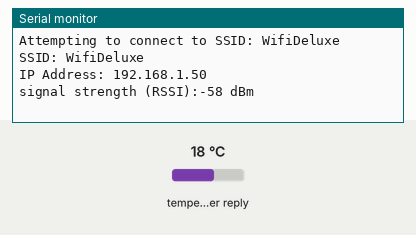
A sketch run on a simulated Arduino Uno R4 WiFi. Shown: the last lines printed to the serial monitor. Inputs (shaded band) come from the test bench; at power-on: temperature in the weather reply 18 °C. WiFi joins after 1.5 s; servers stay silent unless stated; web services answer with replies made up by the test bench.

Above: at 2.7 s.
2.8 s: temperature in the weather reply set to -14 °C
At 11.4 s:
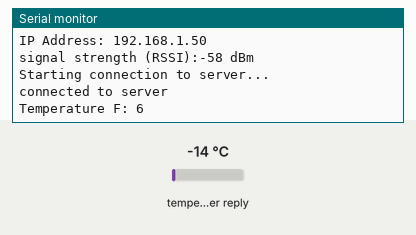
11.7 s: temperature in the weather reply set to -1 °C
At 20.36 s:
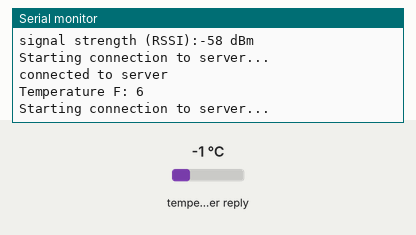

The sketch:

weatherApi.ino
```cpp
// WiFiWeatherStation.ino
//#include "Arduino_LED_Matrix.h"
// #include "numbers.h"

#include "WiFiS3.h"
#include <Arduino_JSON.h>
#include <assert.h>

//#include "arduino_secrets.h"

unsigned long lastConnectionTime = 0;               // last time you connected to the server, in milliseconds
const unsigned long postingInterval = 10L * 1000L;  // delay between updates, in milliseconds
JSONVar myObject;
unsigned char frame[8][12];
int temperature = 0;
///////please enter your sensitive data in the Secret tab/arduino_secrets.h
char ssid[] = "WifiDeluxe";  // your network SSID (name)
char pass[] = "fruitsandvegetables";  // your network password (use for WPA, or use as key for WEP)
int keyIndex = 0;           // your network key index number (needed only for WEP)

int status = WL_IDLE_STATUS;
// if you don't want to use DNS (and reduce your sketch size)
// use the numeric IP instead of the name for the server:
//IPAddress server(202,61,229,161);  // numeric IP for api.open-meteo.com (no DNS)
char server[] = "api.open-meteo.com";  // name address for api.open-meteo.com (using DNS)
// https://api.open-meteo.com/v1/forecast?latitude=41.6561&longitude=-0.8773&current_weather=true&timezone=Europe%2FBerlin

// Initialize the Ethernet client library
// with the IP address and port of the server
// that you want to connect to (port 80 is default for HTTP):
WiFiClient client;

/* -------------------------------------------------------------------------- */
void setup() {


  /* -------------------------------------------------------------------------- */
  //Initialize serial and wait for port to open:
  Serial.begin(9600);
  while (!Serial) {
    ;  // wait for serial port to connect. Needed for native USB port only
  }


  // check for the WiFi module:
  if (WiFi.status() == WL_NO_MODULE) {
    Serial.println("Communication with WiFi module failed!");
    // don't continue
    while (true)
      ;
  }

  String fv = WiFi.firmwareVersion();
  if (fv < WIFI_FIRMWARE_LATEST_VERSION) {
    Serial.println("Please upgrade the firmware");
  }

  // attempt to connect to WiFi network:
  while (status != WL_CONNECTED) {
    Serial.print("Attempting to connect to SSID: ");
    Serial.println(ssid);
    // Connect to WPA/WPA2 network. Change this line if using open or WEP network:
    status = WiFi.begin(ssid, pass);

    // wait 10 seconds for connection:
    //delay(10000);
  }
  // you're connected now, so print out the status:
  printWifiStatus();
}

/* just wrap the received data up to 80 columns in the serial print*/
/* -------------------------------------------------------------------------- */
void read_response() {
  /* -------------------------------------------------------------------------- */
  uint32_t received_data_num = 0;
  uint32_t data_num = 0;
  bool jsonDetected = false;
  char data[500];
  while (client.available() && data_num < 500) {
    /* actual data reception */
    char c = client.read();
    // json start detected
    if ('{' == c) {
      jsonDetected = true;
    }
    if (jsonDetected) {
      data[data_num++] = c;
    }
  }
  //data[received_data_num] = 0;
  if (jsonDetected) {
    // Serial.println(data);
    myObject = JSON.parse(data);
    Serial.print("Temperature F: ");
    if (myObject.hasOwnProperty("current_weather")) {

      temperature = (double)myObject["current_weather"]["temperature"];
      Serial.println(temperature);
    }
  }
}

/* -------------------------------------------------------------------------- */
void loop() {
  // if there's incoming data from the net connection.
  // send it out the serial port.  This is for debugging
  // purposes only:
  read_response();
  // if ten seconds have passed since your last connection,
  // then connect again and send data:
  if (millis() - lastConnectionTime > postingInterval) {
    http_request(40.014984, -105.270546);
  }
}

/* -------------------------------------------------------------------------- */
void printWifiStatus() {
  /* -------------------------------------------------------------------------- */
  // print the SSID of the network you're attached to:
  Serial.print("SSID: ");
  Serial.println(WiFi.SSID());

  // print your board's IP address:
  IPAddress ip = WiFi.localIP();
  Serial.print("IP Address: ");
  Serial.println(ip);

  // print the received signal strength:
  long rssi = WiFi.RSSI();
  Serial.print("signal strength (RSSI):");
  Serial.print(rssi);
  Serial.println(" dBm");
}


void http_request(float latitude, float longitude) {
  client.stop();

  Serial.println("\nStarting connection to server...");
  // if you get a connection, report back via serial:
  if (client.connect(server, 80)) {
    Serial.println("connected to server");
    // Make a HTTP request:
    client.println("GET /v1/forecast?latitude=" + String(latitude) + "&longitude=" + String(longitude) + "&temperature_unit=fahrenheit&current_weather=true HTTP/1.1");
    // https://api.open-meteo.com/v1/forecast?latitude=40.014984&longitude=-105.270546&daily=apparent_temperature_max&daily=apparent_temperature_min&daily=precipitation_probability_mean&forecast_days=1
    client.println("Host: api.open-meteo.com");
    client.println("Connection: close");
    client.println();
    lastConnectionTime = millis();
  } else {
    // if you couldn't make a connection:
    Serial.println("connection failed");
  }
}
```

Measured:
- after the input at 2.8 s, the serial monitor: prints a new line after 7.5 s (image 1)
